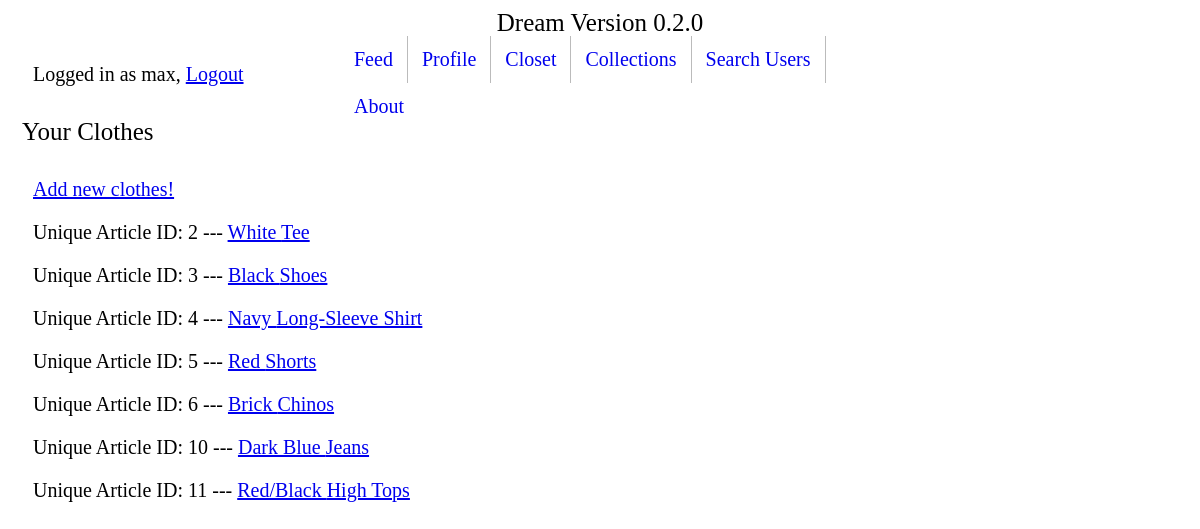
The app's page /clothing/closet/ (signed in) with its own data.
### clothing/models.py (models this page shows, shortened)
class Article(models.Model):
    location_choices = (
        ('TOP', 'Top'),
        ('BTM', 'Bottom'),
        ('SHS', 'Shoes'),
    )
    creator = models.ForeignKey(User, on_delete=models.SET_NULL, null=True)
    actual_location = models.CharField(max_length=60, choices=location_choices, default='None', null=True)
    clothing_type = models.CharField(max_length=60)  # henley, jeans, sneakers
    color = models.CharField(max_length=20)
    cut = models.CharField(max_length=60, blank=True)
    pattern = models.CharField(max_length=60, blank=True)
    material = models.CharField(max_length=60, blank=True)
    favorited = models.ManyToManyField(User, blank=True, related_name="article_favorited_by")
    def get_absolute_url(self):
        return reverse('clothing:article-detail', kwargs={"pk": self.pk})

### clothing/views.py (the view)
# urls.py: path('closet/', ArticleListView.as_view(), name='clothing-list'),
class ArticleListView(ListView, LoginRequiredMixin):
    def get_queryset(self):
        return Article.objects.filter(creator=self.request.user)

### clothing/templates/clothing/article_list.html
{% extends 'base.html' %}
{% block content %}
<h1>Your Clothes</h1>
<p><a href="create-article/">Add new clothes!</a></p>
{% for instance in object_list %}
<p> Unique Article ID: {{ instance.id }} --- <a href='{{ instance.get_absolute_url }}'>{{ instance.color }} {{ instance.clothing_type }}</a>
{% endfor %}
{% endblock %}

### templates/base.html (shortened to what this page needs)
<body>
  <p class="toptitle">Dream Version 0.2.0</p>
</body>
<ul class="navbar">
  <li><a href="/feed">Feed</a></li>
  <li><a href="/userprofiles/my-profile">Profile</a></li>
  <li class="dropdown">
    <a href="/clothing/closet" class="dropbtn">Closet</a>
  </li>
  <li><a href="/clothing/collections">Collections</a></li>
  <li><a href="/userprofiles">Search Users</a></li>
  <li><a href="/about">About</a></li>
</ul>
  {% if user.is_authenticated %}
    <p>Logged in as {{ user.get_username }}, <a href="{% url 'logout'%}">Logout</a></p>
  {% elif 'logout' in request.path %}
  {% else %}
    <p><a href="{% url 'login'%}?next={{request.path}}">Login</a></p>
  {% endif %}
{% block content %}{% endblock %}

### templates/base.html (style rules this page uses)
h1 { padding: 12px 14px; }
h1 { font-family:calibri; font-size: 25px; font-weight: 500; }
p { padding: 0px 25px; font-family: calibri light; font-size: 20px; }
li { float: left; border-right: 1px solid #bbb; }
li:last-child { border-right: none; }
li a { display: block; padding: 12px 14px; text-align: center; text-decoration: none; text-color: black; }
p.toptitle { font-family:calibri light; font-size: 25px; text-align: center; padding: 1px 1px; left: 50% transform: translate(-50%, -50%); }
ul.navbar { display: inline-block; list-style-type: none; text-align: center; font-family:calibri light; font-size: 20px; position: absolute; left: 50%; transform: translate(-50%, -50%); }

### records on screen
Article: id "2", color "White", clothing_type "Tee"
Article: id "3", color "Black", clothing_type "Shoes"
Article: id "4", color "Navy", clothing_type "Long-Sleeve Shirt"
Article: id "5", color "Red", clothing_type "Shorts"
Article: id "6", color "Brick", clothing_type "Chinos"
Article: id "10", color "Dark Blue", clothing_type "Jeans"
Article: id "11", color "Red/Black", clothing_type "High Tops"

### other values on screen
{{ user.get_username }} "max"
